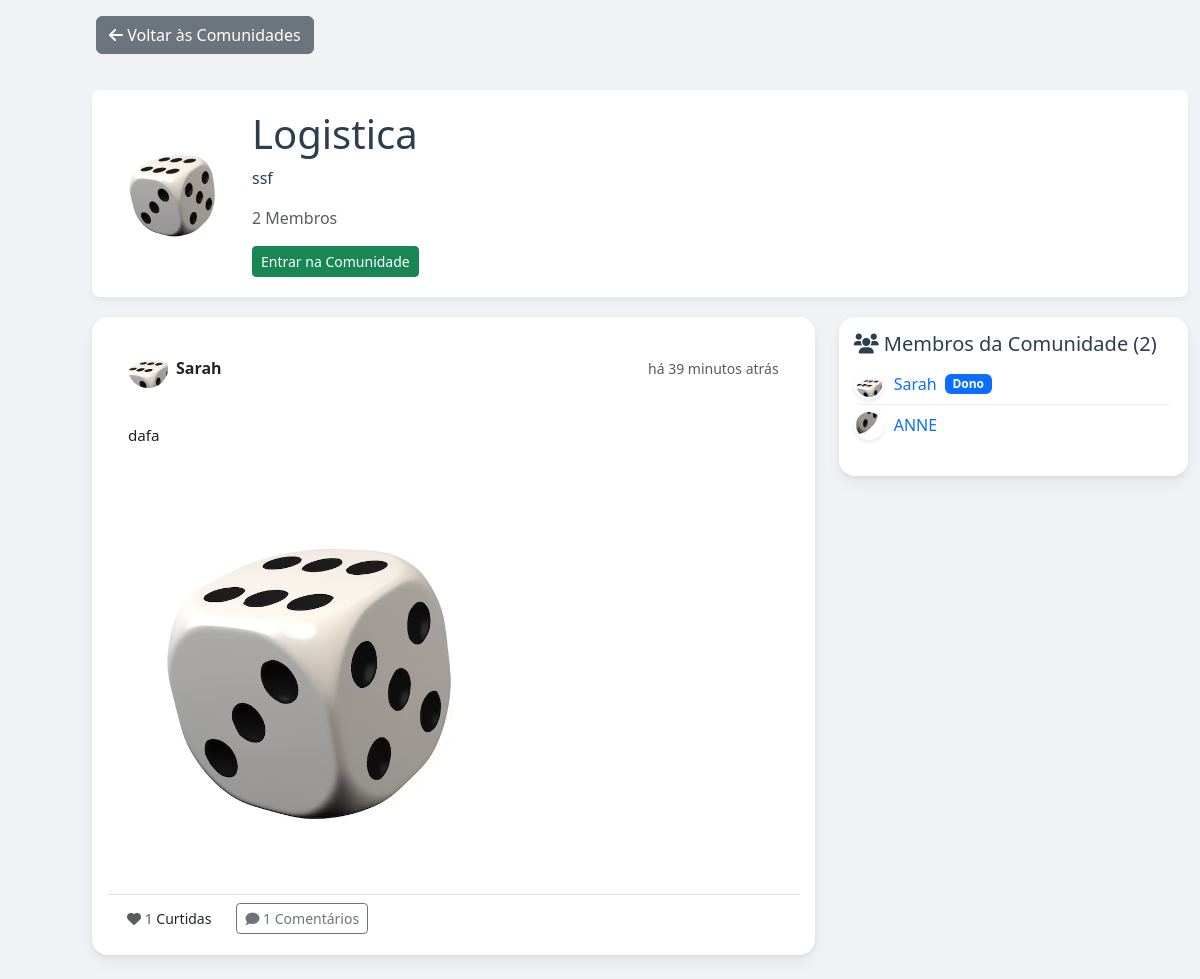
Screenshot of /NeuroBlogs/comunidade.php?id=10 (signed in) with the database file from the repository.
### tables this page shows
CREATE TABLE `comunidades` (
  `id` int(11) NOT NULL,
  `nome_comunidade` varchar(100) NOT NULL,
  `tema_principal` varchar(100) NOT NULL,
  `descricao` text DEFAULT NULL,
  `imagem` varchar(255) DEFAULT 'uploads/comunidade/default.png',
  `id_criador` int(11) NOT NULL,
  `data_criacao` timestamp NOT NULL DEFAULT current_timestamp()
);

CREATE TABLE `posts_comunidade` (
  `id` int(11) NOT NULL,
  `usuario_id` int(11) NOT NULL COMMENT 'Quem postou',
  `id_comunidade` int(11) NOT NULL COMMENT 'Obrigatorio - Garante que está no feed principal',
  `titulo` varchar(255) NOT NULL,
  `conteudo` text NOT NULL,
  `imagem` varchar(255) DEFAULT NULL,
  `data_criacao` timestamp NOT NULL DEFAULT current_timestamp(),
  `formato` varchar(50) NOT NULL DEFAULT 'somente-texto',
  `tipo_analise` varchar(50) NOT NULL DEFAULT 'analise-aprofundada',
  `aviso_sensibilidade` varchar(50) NOT NULL DEFAULT 'sem-spoiler'
);

CREATE TABLE `perfil_usuario` (
  `id` int(11) NOT NULL COMMENT 'Chave estrangeira para usuarios.id',
  `pronoun` varchar(50) DEFAULT NULL,
  `neurotipos` varchar(100) DEFAULT NULL,
  `bio` text DEFAULT NULL COMMENT 'Biografia consolidada do usuário',
  `foto_perfil` varchar(255) NOT NULL DEFAULT 'imagens/default.png',
  `cor_fundo_pref` varchar(7) NOT NULL DEFAULT '#FFFFFF',
  `cor_texto_pref` varchar(7) NOT NULL DEFAULT '#374151',
  `tamanho_fonte_pref` varchar(10) NOT NULL DEFAULT 'medium',
  `fonte_preferida` varchar(50) NOT NULL DEFAULT 'sans-serif'
);

CREATE TABLE `usuarios` (
  `id` int(10) NOT NULL,
  `email` varchar(100) NOT NULL,
  `senha` varchar(100) NOT NULL,
  `apelido` varchar(50) NOT NULL,
  `nivel` int(1) NOT NULL
);

### NeuroBlogs/comunidade.php (the view, shortened to what this page needs)
<?php
include "conexao.php";
$userId = $_SESSION['usuario_id'] ?? 0;
$comunidadeId = $_GET['id'] ?? 0;
if (!function_exists('time_ago')) {
    function time_ago($timestamp) {
        $time_ago = strtotime($timestamp);
        $current_time = time();
        $time_difference = $current_time - $time_ago;
        $seconds = abs($time_difference);
        $minutes = round($seconds / 60);
        $hours = round($seconds / 3600);
        $days = round($seconds / 86400);
        $weeks = round($seconds / 604800);
        $months = round($seconds / 2629440);
        $years = round($seconds / 31553280);
        if ($seconds <= 60) return "agora mesmo";
        elseif ($minutes <= 60) return $minutes == 1 ? "há 1 minuto atrás" : "há {$minutes} minutos atrás";
        elseif ($hours <= 24) return $hours == 1 ? "há 1 hora atrás" : "há {$hours} horas atrás";
        elseif ($days <= 7) return $days == 1 ? "há 1 dia atrás" : "há {$days} dias atrás";
        elseif ($weeks <= 4.3) return $weeks == 1 ? "há 1 semana atrás" : "há {$weeks} semanas atrás";
        elseif ($months <= 12) return $months == 1 ? "há 1 mês atrás" : "há {$months} meses atrás";
        else return $years == 1 ? "há 1 ano atrás" : "há {$years} anos atrás";
    }
}
$sql_select_community = "
    SELECT c.nome_comunidade, c.descricao, c.id_criador, c.imagem, COUNT(m.id_usuario) AS total_membros
    FROM comunidades c
    LEFT JOIN membros_comunidade m ON c.id = m.id_comunidade
    WHERE c.id = ?
    GROUP BY c.id
";
$stmt_community = mysqli_prepare($conn, $sql_select_community);
mysqli_stmt_bind_param($stmt_community, "i", $comunidadeId);
mysqli_stmt_execute($stmt_community);
$result_community = mysqli_stmt_get_result($stmt_community);
$community = mysqli_fetch_assoc($result_community);
$isCreator = ($userId == $community['id_criador']);
$isMember = false;
function fetch_members($conn, $communityId) {
    $sql_members = "
        SELECT u.id, u.apelido, pu.foto_perfil
        FROM membros_comunidade mc
        JOIN usuarios u ON mc.id_usuario = u.id
        LEFT JOIN perfil_usuario pu ON u.id = pu.id
        WHERE mc.id_comunidade = ?
    ";
    $stmt_members = mysqli_prepare($conn, $sql_members);
    mysqli_stmt_bind_param($stmt_members, "i", $communityId);
    mysqli_stmt_execute($stmt_members);
    $result_members = mysqli_stmt_get_result($stmt_members);
    return mysqli_fetch_all($result_members, MYSQLI_ASSOC);
}
$members = fetch_members($conn, $comunidadeId);
function fetch_comments_for_post($conn, $postId) {
    $comments = [];
    $sql = "
        SELECT
            c.id, c.conteudo, c.data_criacao,
            u.apelido, u.id AS usuario_id, pu.foto_perfil
        FROM comentarios_comunidade c
        JOIN usuarios u ON c.id_usuario = u.id
        LEFT JOIN perfil_usuario pu ON u.id = pu.id
        WHERE c.id_postagem = ?
        ORDER BY c.data_criacao ASC
    ";
    $stmt = mysqli_prepare($conn, $sql);
    mysqli_stmt_bind_param($stmt, "i", $postId);
    mysqli_stmt_execute($stmt);
    $result = mysqli_stmt_get_result($stmt);
    while ($row = mysqli_fetch_assoc($result)) {
        $comments[] = $row;
    }
    return $comments;
}
function fetch_community_posts($conn, $communityId, $userId) {
    $posts = [];
    $sql = "
        SELECT
            pc.id, pc.conteudo, pc.imagem AS imagem_post, pc.data_criacao,
            u.apelido, u.id AS usuario_id, pu.foto_perfil,
            (SELECT COUNT(*) FROM curtidas_comunidade cc WHERE cc.id_postagem = pc.id) AS likes_count,
            (SELECT COUNT(*) FROM comentarios_comunidade ccom WHERE ccom.id_postagem = pc.id) AS comments_count,
            (SELECT 1 FROM curtidas_comunidade cc WHERE cc.id_postagem = pc.id AND cc.id_usuario = ?) AS liked_by_user
        FROM posts_comunidade pc
        JOIN usuarios u ON pc.usuario_id = u.id
        LEFT JOIN perfil_usuario pu ON u.id = pu.id
        WHERE pc.id_comunidade = ?
        ORDER BY pc.data_criacao DESC
    ";
    $stmt = mysqli_prepare($conn, $sql);
    mysqli_stmt_bind_param($stmt, "ii", $userId, $communityId);
    mysqli_stmt_execute($stmt);
    $result = mysqli_stmt_get_result($stmt);
    while ($row = mysqli_fetch_assoc($result)) {
        $row['comments'] = fetch_comments_for_post($conn, $row['id']);
        $posts[] = $row;
    }
    return $posts;
}
$posts = fetch_community_posts($conn, $comunidadeId, $userId);
?>
<!DOCTYPE html>
<html lang="pt-br">
<head>
    <link rel="stylesheet" href="https://cdn.jsdelivr.net/npm/bootstrap@5.3.6/dist/css/bootstrap.min.css">
    <link rel="stylesheet" href="https://cdnjs.cloudflare.com/ajax/libs/font-awesome/6.0.0-beta3/css/all.min.css">
    <link rel="stylesheet" href="homePage.css">
</head>
<body>
    <a href="comunidades.php" class="btn btn-secondary m-3"><i class="fas fa-arrow-left"></i> Voltar às Comunidades</a>
    <div class="container community-container">
        <div class="community-header">
            <div class="community-image-container">
                <img id="community-photo-img"
                    src="<?php echo htmlspecialchars($community['imagem'] ?? 'uploads/comunidade/default.png'); ?>"
                    alt="Imagem da Comunidade" class="community-image">
            </div>
            <div class="community-info">
                <h1><?php echo htmlspecialchars($community['nome_comunidade']); ?>
                </h1>
                <p><?php echo nl2br(htmlspecialchars($community['descricao'])); ?></p>
                <p class="text-muted"><?php echo $community['total_membros']; ?> Membros</p>
                <?php if (!$isCreator): ?>
                    <button id="community-action-button"
                            class="btn btn-sm <?php echo $isMember ? 'btn-danger' : 'btn-success'; ?>"
                            data-community-id="<?php echo $comunidadeId; ?>"
                            data-action="<?php echo $isMember ? 'leave' : 'join'; ?>">
                        <?php echo $isMember ? 'Sair da Comunidade' : 'Entrar na Comunidade'; ?>
                    </button>
                <?php endif; ?>
            </div>
        </div>
        <div class="row">
            <div class="col-md-8">
                <div class="community-feed">
                    <?php if (empty($posts)): ?>
                        <p class="alert alert-info">Nenhuma publicação nesta comunidade ainda.</p>
                    <?php else: ?>
                        <?php
                            foreach ($posts as $post):
                            $postId = $post['id'];
                            $isPostLiked = $post['liked_by_user'];
                        ?>
                            <div class="card mb-4 post-card">
                                <div class="card-body">
                                    <div class="post-header d-flex align-items-center mb-3">
                                        <img src="<?php echo htmlspecialchars($post['foto_perfil'] ?? 'uploads/perfil/default.png'); ?>" alt="Foto de Perfil" class="rounded-circle me-2" style="width: 40px; height: 40px; object-fit: cover;">
                                        <a href="perfil.php?id=<?php echo $post['usuario_id']; ?>" class="fw-bold text-decoration-none text-dark"><?php echo htmlspecialchars($post['apelido']); ?></a>
                                        <small class="text-muted ms-auto" title="<?php echo htmlspecialchars($post['data_criacao']); ?>">
                                            <?php echo time_ago($post['data_criacao']); ?>
                                        </small>
                                    </div>
                                    <p class="card-text post-content"><?php echo nl2br(htmlspecialchars($post['conteudo'])); ?></p>
                                    <?php if ($post['imagem_post']): ?>
                                        <div class="post-image-wrapper mb-3">
                                            <img src="<?php echo htmlspecialchars($post['imagem_post']); ?>" class="img-fluid rounded" style='max-width:50vh; max-weight:50vh' alt="Imagem da Postagem">
                                        </div>
                                    <?php endif; ?>
                                    <div class="post-actions border-top pt-2 d-flex">
                                        <button class="btn btn-sm like-btn me-3" data-post-id="<?php echo $postId; ?>" data-is-liked="<?php echo $isPostLiked ? 'true' : 'false'; ?>">
                                            <i class="fas fa-heart <?php echo $isPostLiked ? 'text-danger' : 'text-muted'; ?>"></i>
                                            <span class="like-count text-muted"><?php echo $post['likes_count']; ?></span> Curtidas
                                        </button>
                                        <button class="btn btn-sm btn-outline-secondary" type="button" data-bs-toggle="collapse" data-bs-target="#comments-<?php echo $postId; ?>" aria-expanded="false" aria-controls="comments-<?php echo $postId; ?>">
                                            <i class="fas fa-comment"></i>
                                            <span id="count-<?php echo $postId; ?>" class="comment-count"><?php echo $post['comments_count']; ?></span> Comentários
                                        </button>
                                    </div>
                                </div>
                            </div>
                        <?php endforeach; ?>
                    <?php endif; ?>
                </div>
            </div>
            <div class="col-md-4">
                <div class="member-list">
                    <h5><i class="fas fa-users"></i> Membros da Comunidade (<?php echo count($members); ?>)</h5>
                    <ul class="list-unstyled" id="member-list-items">
                        <?php foreach ($members as $member):
                            $isMemberCreator = ($member['id'] == $community['id_criador']);
                        ?>
                            <li class="member-item" data-member-id="<?php echo $member['id']; ?>">
                                <div class="member-info">
                                    <img src="<?php echo htmlspecialchars($member['foto_perfil'] ?? 'uploads/perfil/default.png'); ?>" alt="Foto de Perfil">
                                    <a href="perfil.php?id=<?php echo $member['id']; ?>"><?php echo htmlspecialchars($member['apelido']); ?></a>
                                    <?php if ($isMemberCreator): ?>
                                        <span class="badge bg-primary ms-2">Dono</span>
                                    <?php endif; ?>
                                </div>
                            </li>
                        <?php endforeach; ?>
                    </ul>
                </div>
            </div>
        </div>
    </div>
</body>
</html>

### NeuroBlogs/homePage.css (style rules this page uses)
:root { --primary-color: #3498db; --primary-hover: #2980b9; --secondary-color: #2c3e50; --bg-body: #f0f2f5; --bg-card: #ffffff; --text-muted: #65676b; --nav-width: 80px; --shadow-soft: 0 2px 4px rgba(0, 0, 0, 0.05), 0 8px 16px rgba(0, 0, 0, 0.05); --border-radius-card: 16px; }
*, *::before, *::after { box-sizing: border-box; }
body { background-color: var(--bg-body); font-family: 'Segoe UI', Helvetica, Arial, sans-serif; color: var(--secondary-color); margin: 0; padding: 0; padding-left: var(--nav-width); }
a { text-decoration: none; transition: 0.3s; }
.card, .post-form-card, .member-list { background-color: var(--bg-card) !important; border: none !important; border-radius: var(--border-radius-card) !important; box-shadow: var(--shadow-soft) !important; margin-bottom: 24px !important; }
.post-header { padding: 15px 20px; display: flex; align-items: center; }
.post-content { padding: 5px 20px 15px 20px; color: #1c1e21; font-size: 0.95rem; }
.post-actions { border-top: 1px solid #f0f2f5; padding: 5px 10px; display: flex; }
.member-list { position: sticky; top: 20px; }
.member-list li { transition: background 0.2s; border-radius: 8px; }
.member-list img { border: 2px solid #fff; box-shadow: 0 2px 4px rgba(0,0,0,0.1); }

### NeuroBlogs/comunidade.php (style rules this page uses)
.community-container { max-width: 1200px; margin: 0 auto; padding-top: 20px; }
.community-header { background-color: #fff; border-radius: 8px; padding: 20px; margin-bottom: 20px; box-shadow: 0 4px 6px rgba(0, 0, 0, 0.05); display: flex; align-items: center; }
.community-image-container { width: 120px; height: 120px; border-radius: 50%; overflow: hidden; margin-right: 20px; position: relative; }
.community-image { width: 100%; height: 100%; object-fit: cover; }
.member-list { background-color: #fff; border-radius: 8px; padding: 15px; margin-bottom: 20px; box-shadow: 0 4px 6px rgba(0, 0, 0, 0.05); }
.member-item { display: flex; align-items: center; justify-content: space-between; padding: 5px 0; border-bottom: 1px solid #eee; }
.member-item:last-child { border-bottom: none; }
.member-info { display: flex; align-items: center; }
.member-info img { width: 30px; height: 30px; border-radius: 50%; margin-right: 10px; }

### rows the page displays
comunidades: imagem (picture), nome_comunidade "Logistica", descricao "ssf"
posts_comunidade: perfil_usuario.foto_perfil (picture), usuario.apelido "Sarah", data_criacao "há 39 minutos atrás", conteudo "dafa", imagem (picture), likes_count "1", comments_count "1"
perfil_usuario: foto_perfil (picture), id.apelido "Sarah", shows "Dono"
perfil_usuario: foto_perfil (picture), id.apelido "ANNE"

### other values shown
$community['total_membros'] "2"
count($members) "2"
